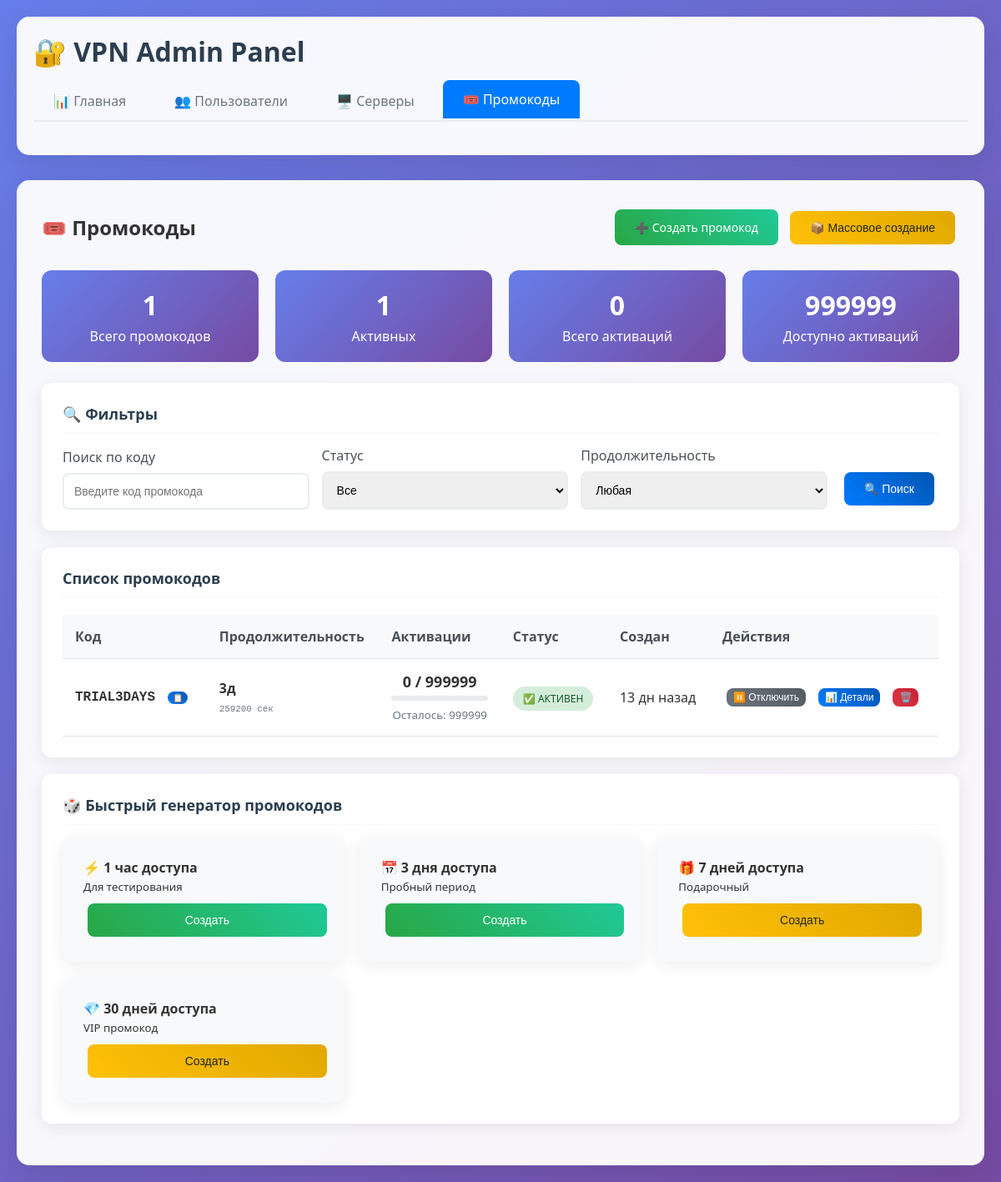
The app's page /admin/promocodes with its own data.
### tables this page shows
CREATE TABLE promocodes (
                    id INTEGER PRIMARY KEY AUTOINCREMENT,
                    code TEXT NOT NULL UNIQUE,
                    duration_seconds INTEGER NOT NULL,
                    max_activations INTEGER NOT NULL,
                    current_activations INTEGER DEFAULT 0,
                    is_active BOOLEAN DEFAULT TRUE,
                    created_at TIMESTAMP DEFAULT CURRENT_TIMESTAMP
                );

### admin_routes.py (the view)
@admin_bp.route('/promocodes')
def promocodes_list():
    try:
        search = request.args.get('search', '')
        status_filter = request.args.get('status', '')
        duration_filter = request.args.get('duration', '')
        promocodes = SubscriptionService.get_all_promocodes()
        if search:
            promocodes = [p for p in promocodes if search.upper() in p['code'].upper()]
        if status_filter == 'active':
            promocodes = [p for p in promocodes if p['is_active'] and p['current_activations'] < p['max_activations']]
        elif status_filter == 'inactive':
            promocodes = [p for p in promocodes if not p['is_active']]
        elif status_filter == 'exhausted':
            promocodes = [p for p in promocodes if p['current_activations'] >= p['max_activations']]
        if duration_filter:
            try:
                duration_seconds = int(duration_filter)
                promocodes = [p for p in promocodes if p['duration_seconds'] == duration_seconds]
            except ValueError:
                pass
        for promo in promocodes:
            promo['duration_human'] = seconds_to_human_readable(promo['duration_seconds'])
        active_count = sum(1 for p in promocodes if p['is_active'] and p['current_activations'] < p['max_activations'])
        total_activations = sum(p['current_activations'] for p in promocodes)
        available_activations = sum(max(0, p['max_activations'] - p['current_activations']) for p in promocodes)
        promocodes_stats = {
            'active_count': active_count,
            'total_activations': total_activations,
            'available_activations': available_activations
        }
        return render_template('promocodes/list.html',
                               promocodes=promocodes,
                               promocodes_stats=promocodes_stats)
    except Exception as e:
        logger.error(f"Ошибка загрузки промокодов: {e}")
        flash(f'Ошибка загрузки промокодов: {str(e)}', 'error')
        return render_template('promocodes/list.html', promocodes=[], promocodes_stats={})

### admin_routes.py (called while the page is built)
@admin_bp.context_processor
def utility_processor():
    return {
        'datetime': datetime,
        'timedelta': timedelta,
        'seconds_to_human_readable': seconds_to_human_readable,
        'current_time': datetime.now()
    }

### database/connection.py (called while the page is built, shortened)
    def _setup_adapters(self):
        def adapt_datetime(dt):
            return dt.strftime('%Y-%m-%d %H:%M:%S.%f')
        def convert_datetime(s):
            try:
                return datetime.strptime(s.decode('utf-8'), '%Y-%m-%d %H:%M:%S.%f')
            except ValueError:
                try:
                    return datetime.strptime(s.decode('utf-8'), '%Y-%m-%d %H:%M:%S')
                except:
                    return datetime.now()
        sqlite3.register_adapter(datetime, adapt_datetime)
        sqlite3.register_converter("timestamp", convert_datetime)

    @contextmanager
    def get_connection(self):
        try:
            yield self._local.connection
        except Exception as e:
            self._local.connection.rollback()
            logger.error(f"Database error: {e}")
            raise
        finally:
            pass  # Соединение остается открытым для повторного использования

### services/subscription_service.py (called while the page is built)
    @staticmethod
    def get_all_promocodes() -> List[Dict]:
        with db_manager.get_connection() as conn:
            cursor = conn.cursor()
            cursor.execute("SELECT * FROM promocodes ORDER BY created_at DESC")
            return [dict(row) for row in cursor.fetchall()]

### utils/helpers.py (called while the page is built)
def seconds_to_human_readable(seconds: int) -> str:
    days = seconds // 86400
    hours = (seconds % 86400) // 3600
    minutes = (seconds % 3600) // 60
    secs = seconds % 60
    parts = []
    if days > 0:
        parts.append(f"{days}д")
    if hours > 0:
        parts.append(f"{hours}ч")
    if minutes > 0:
        parts.append(f"{minutes}м")
    if secs > 0 or not parts:
        parts.append(f"{secs}с")
    return " ".join(parts)

### templates/promocodes/list.html (shortened to what this page needs)
{% extends "base.html" %}
{% block content %}
<div style="display: flex; justify-content: space-between; align-items: center; margin-bottom: 25px;">
    <h2>🎟️ Промокоды</h2>
    <div>
        <a href="/admin/promocodes/add" class="btn btn-success">➕ Создать промокод</a>
        <button onclick="bulkCreatePromocodes()" class="btn btn-warning">📦 Массовое создание</button>
    </div>
</div>
<div class="stats-grid" style="grid-template-columns: repeat(4, 1fr); margin-bottom: 25px;">
    <div class="stat-card">
        <div class="stat-value">{{ promocodes|length }}</div>
        <div>Всего промокодов</div>
    </div>
    <div class="stat-card">
        <div class="stat-value">{{ promocodes_stats.active_count }}</div>
        <div>Активных</div>
    </div>
    <div class="stat-card">
        <div class="stat-value">{{ promocodes_stats.total_activations }}</div>
        <div>Всего активаций</div>
    </div>
    <div class="stat-card">
        <div class="stat-value">{{ promocodes_stats.available_activations }}</div>
        <div>Доступно активаций</div>
    </div>
</div>
<div class="card" style="margin-bottom: 20px;">
    <div class="card-header">🔍 Фильтры</div>
    <form method="GET" style="display: grid; grid-template-columns: 1fr 1fr 1fr auto; gap: 15px; align-items: end;">
        <div class="form-group" style="margin-bottom: 0;">
            <label>Поиск по коду</label>
            <input type="text" name="search" class="form-control" value="{{ request.args.get('search', '') }}" placeholder="Введите код промокода">
        </div>
        <div class="form-group" style="margin-bottom: 0;">
            <label>Статус</label>
            <select name="status" class="form-control">
                <option value="">Все</option>
            </select>
        </div>
        <div class="form-group" style="margin-bottom: 0;">
            <label>Продолжительность</label>
            <select name="duration" class="form-control">
                <option value="">Любая</option>
            </select>
        </div>
        <button type="submit" class="btn">🔍 Поиск</button>
    </form>
</div>
<div class="card">
    <div class="card-header">Список промокодов</div>
    {% if promocodes %}
    <div class="table-responsive">
        <table class="table">
            <thead>
                <tr>
                    <th>Код</th>
                    <th>Продолжительность</th>
                    <th>Активации</th>
                    <th>Статус</th>
                    <th>Создан</th>
                    <th>Действия</th>
                </tr>
            </thead>
            <tbody>
                {% for promo in promocodes %}
                <tr>
                    <td>
                        <div style="display: flex; align-items: center; gap: 10px;">
                            <strong style="font-family: monospace; font-size: 16px;">{{ promo.code }}</strong>
                            <button onclick="copyToClipboard('{{ promo.code }}')" class="btn" style="padding: 2px 6px; font-size: 10px;">
                                📋
                            </button>
                        </div>
                    </td>
                    <td>
                        <strong>{{ promo.duration_human }}</strong><br>
                        <small style="color: #6c757d; font-family: monospace;">{{ promo.duration_seconds }} сек</small>
                    </td>
                    <td>
                        <div style="text-align: center;">
                            <div style="font-size: 18px; font-weight: bold;">
                                {{ promo.current_activations }} / {{ promo.max_activations }}
                            </div>
                            <div style="background: #e9ecef; border-radius: 10px; height: 6px; margin: 5px 0;">
                                {% set percentage = (promo.current_activations / promo.max_activations * 100) if promo.max_activations > 0 else 0 %}
                            </div>
                            <small style="color: #6c757d;">
                                Осталось: {{ promo.max_activations - promo.current_activations }}
                            </small>
                        </div>
                    </td>
                    <td>
                        {% if not promo.is_active %}
                            <span class="status status-expired">❌ Отключен</span>
                        {% elif promo.current_activations >= promo.max_activations %}
                            <span class="status status-warning">⚠️ Исчерпан</span>
                        {% else %}
                            <span class="status status-active">✅ Активен</span>
                        {% endif %}
                    </td>
                    <td>
                        <span data-timestamp="{{ promo.created_at.isoformat() }}">
                        </span>
                    </td>
                    <td>
                        <div style="display: flex; gap: 5px; flex-wrap: wrap;">
                            <button onclick="togglePromocodeStatus({{ promo.id }})"
                                    class="btn {% if promo.is_active %}btn-secondary{% else %}btn-success{% endif %}"
                                    style="padding: 4px 8px; font-size: 12px;">
                                {% if promo.is_active %}⏸️ Отключить{% else %}▶️ Включить{% endif %}
                            </button>
                            <button onclick="showPromocodeDetails({{ promo.id }})"
                                    class="btn" style="padding: 4px 8px; font-size: 12px;">
                                📊 Детали
                            </button>
                            <form method="POST" action="/admin/promocodes/{{ promo.id }}/delete"
                                  style="display: inline;"
                                  onsubmit="return confirmDelete('Удалить промокод {{ promo.code }}?')">
                                <button type="submit" class="btn btn-danger" style="padding: 4px 8px; font-size: 12px;">
                                    🗑️
                                </button>
                            </form>
                        </div>
                    </td>
                </tr>
                {% endfor %}
            </tbody>
        </table>
    </div>
    {% else %}
    <div style="text-align: center; padding: 60px; color: #6c757d;">
        <h3>🎟️ Промокоды не найдены</h3>
        <p>Создайте первый промокод для пользователей</p>
        <a href="/admin/promocodes/add" class="btn btn-success">➕ Создать первый промокод</a>
    </div>
    {% endif %}
</div>
<div class="card">
    <div class="card-header">🎲 Быстрый генератор промокодов</div>
    <div class="card-grid" style="grid-template-columns: repeat(auto-fit, minmax(250px, 1fr));">
        <form method="POST" action="/admin/promocodes/quick-create" style="display: contents;">
            <div class="card" style="margin: 0; background: #f8f9fa;">
                <strong>⚡ 1 час доступа</strong><br>
                <small>Для тестирования</small>
                <button type="submit" class="btn btn-success" style="margin-top: 10px; width: 100%;">
                    Создать
                </button>
            </div>
        </form>
        <form method="POST" action="/admin/promocodes/quick-create" style="display: contents;">
            <div class="card" style="margin: 0; background: #f8f9fa;">
                <strong>📅 3 дня доступа</strong><br>
                <small>Пробный период</small>
                <button type="submit" class="btn btn-success" style="margin-top: 10px; width: 100%;">
                    Создать
                </button>
            </div>
        </form>
        <form method="POST" action="/admin/promocodes/quick-create" style="display: contents;">
            <div class="card" style="margin: 0; background: #f8f9fa;">
                <strong>🎁 7 дней доступа</strong><br>
                <small>Подарочный</small>
                <button type="submit" class="btn btn-warning" style="margin-top: 10px; width: 100%;">
                    Создать
                </button>
            </div>
        </form>
        <form method="POST" action="/admin/promocodes/quick-create" style="display: contents;">
            <div class="card" style="margin: 0; background: #f8f9fa;">
                <strong>💎 30 дней доступа</strong><br>
                <small>VIP промокод</small>
                <button type="submit" class="btn btn-warning" style="margin-top: 10px; width: 100%;">
                    Создать
                </button>
            </div>
        </form>
    </div>
</div>
{% endblock %}

### templates/base.html (style rules this page uses)
* { margin: 0; padding: 0; box-sizing: border-box; }
body { font-family: 'Segoe UI', Tahoma, Geneva, Verdana, sans-serif; background: linear-gradient(135deg, #667eea 0%, #764ba2 100%); min-height: 100vh; color: #333; }
.btn { display: inline-block; padding: 12px 24px; background: linear-gradient(45deg, #007bff, #0056b3); color: white; text-decoration: none; border-radius: 8px; border: none; cursor: pointer; font-size: 14px; font-weight: 500; transition: all 0.3s ease; margin: 5px; }
.btn-success { background: linear-gradient(45deg, #28a745, #20c997); }
.btn-danger { background: linear-gradient(45deg, #dc3545, #c82333); }
.btn-warning { background: linear-gradient(45deg, #ffc107, #e0a800); color: #212529; }
.btn-secondary { background: linear-gradient(45deg, #6c757d, #545b62); }
.card { background: white; border-radius: 12px; padding: 25px; margin-bottom: 20px; box-shadow: 0 4px 20px rgba(0, 0, 0, 0.08); transition: all 0.3s ease; }
.card-header { font-size: 18px; font-weight: 600; color: #2c3e50; margin-bottom: 15px; padding-bottom: 10px; border-bottom: 2px solid #f8f9fa; }
.card-grid { display: grid; grid-template-columns: repeat(auto-fill, minmax(350px, 1fr)); gap: 20px; }
.table { width: 100%; border-collapse: collapse; margin-top: 20px; }
.table th, .table td { padding: 15px; text-align: left; border-bottom: 1px solid #dee2e6; }
.table th { background: #f8f9fa; font-weight: 600; color: #495057; }
.form-group { margin-bottom: 20px; }
.form-group label { display: block; margin-bottom: 8px; font-weight: 500; color: #495057; }
.form-control { width: 100%; padding: 12px; border: 2px solid #e9ecef; border-radius: 8px; font-size: 14px; transition: all 0.3s ease; }
.status { padding: 6px 12px; border-radius: 20px; font-size: 12px; font-weight: 500; text-transform: uppercase; }
.status-active { background: #d4edda; color: #155724; }
.stats-grid { display: grid; grid-template-columns: repeat(auto-fit, minmax(200px, 1fr)); gap: 20px; margin-bottom: 30px; }
.stat-card { background: linear-gradient(135deg, #667eea 0%, #764ba2 100%); color: white; padding: 20px; border-radius: 12px; text-align: center; }
.stat-value { font-size: 2em; font-weight: bold; margin-bottom: 5px; }

### records on screen
promocodes: code "TRIAL3DAYS", duration_human "3д", duration_seconds "259200", current_activations "0", max_activations "999999", promo.max_activations-promo.current_activations "999999", is_active "✅ АКТИВЕН"

### other values on screen
{{ promocodes|length }} "1"
{{ promocodes_stats.active_count }} "1"
{{ promocodes_stats.total_activations }} "0"
{{ promocodes_stats.available_activations }} "999999"
